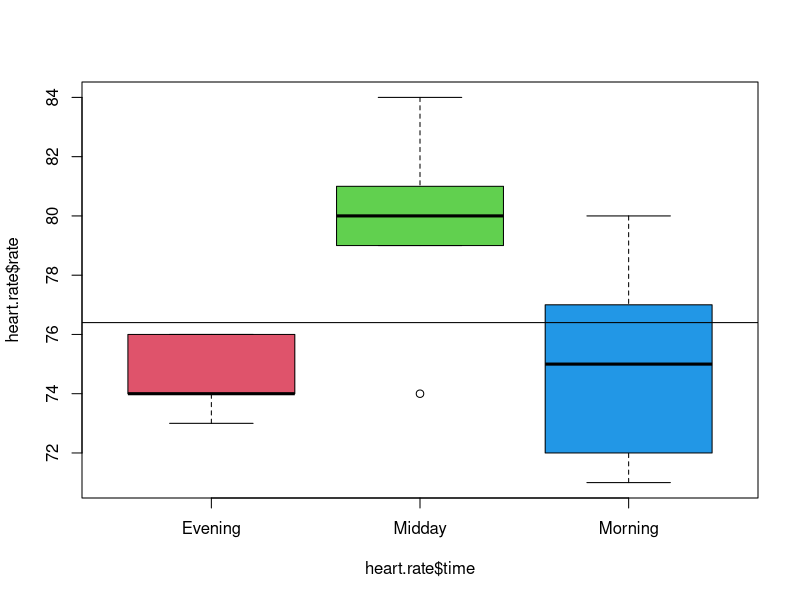

This figure's R source:
rm(list = ls())

library(nortest)
library(car)

# Aufgabe 9 ###################################################


# In a clinical experiment the effect of the actual time of 
# measurement on the resting heart rate was examined. 
# Five patients who suffered from a mitral valve prolapse 
# were examined in the morning, at midday and in the evening. 
# The research question is, if the heart rates vary over time.


Morning <- c(80,77,71,72,75)
Midday <- c(84,74,81,80,79)
Evening <- c(76,76,74,73,74)

# Testing for NV
lillie.test(Morning)
lillie.test(Midday)
lillie.test(Evening)

# Testen für Sphericity
# Varianzen über die Zeit sind homogen

patId <- factor(c(seq(1:5),seq(1:5), seq(1:5)))

time <- as.factor(
  c(rep("Morning", length(Morning)),
    rep("Midday", length(Midday)),
    rep("Evening", length(Evening))))

heart.rate <- data.frame(rate = c(Morning, Midday, Evening),
                         time,patId)

result <- aov(heart.rate$rate ~ heart.rate$time + Error(heart.rate$patId), data = heart.rate)
summary(result)

boxplot(heart.rate$rate ~ heart.rate$time, col = c(2,3,4))
abline(a = mean(heart.rate$rate), b = 0)

tukey <- lm(rate ~ patId + time, data = heart.rate)
TukeyHSD(aov(tukey), "time")
